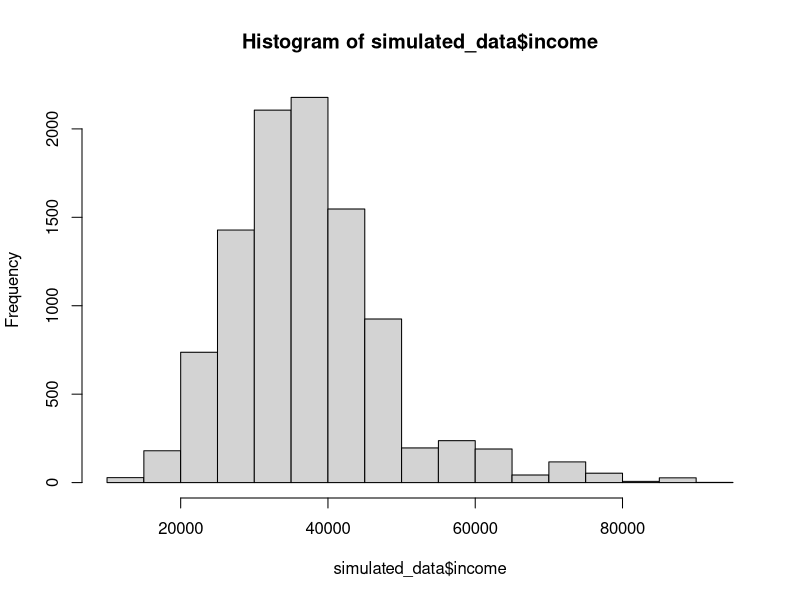

This figure's R source:
## ---- chunk 1
knitr::opts_chunk$set(echo = TRUE)
## ---- chunk 2
# load libraries 
library(tidyverse)
library(MASS)
library(dplyr)

# set seed 
set.seed(294)

# set number of data points
n <- 10000
## ---- chunk 3
# Noise set-up
noise_income <- 2000
#6000
#6500
#2000
noise_house_ownership <- 0.05
#0.09
#0.098
#0.05
noise_crime <- 0.05
#0.09
#0.098
#0.05

# Relationship of income to sensitive attributes and education
# linear relationship when set FALSE; else non-linearity introduced in form of interactions
non_linear_income <- FALSE

# missing data points set-up
# TRUE when dataset should contain missing values
missing_data <- TRUE

# Set-up for decision boundary
# Set to TRUE for non-linear decision boundary, FALSE for linear
non_linear <- TRUE 

# Scarcity of crime outcome
# Adjust threshold based on desired scarcity (e.g., target 10% crime rate)
target_crime_rate <- 0.04
#0.15

# Flipping target label (crime) to introduce more noise
swap_rate <- 0.005
# 0.005
#0.05
## ---- chunk 4
# gender
gender <- as.factor(sample(c("Female", "Male"), n, replace = TRUE))

# ethnicity
ethnicity <- sample(c("Minority", "Majority"), n, replace = TRUE, prob = c(0.35, 0.65))

# disability
disability <- sample(c("Yes", "No"), n, replace = TRUE, prob = c(0.07, 0.93))

# Define the levels of education
education_levels <- c("No High School", "High School", "Some College", "Bachelor's", "Master's", "Doctorate")
## ---- chunk 5
# Generate education levels with different probabilities for gender, ethnicity, and disability
education <- mapply(function(g, e, d) {
  if (d == "Yes") {
    sample(education_levels, size = 1, prob = c(0.4, 0.35, 0.15, 0.07, 0.02, 0.01))
  } else if (g == "Male" && e == "Majority") {
    sample(education_levels, size = 1, prob = c(0.264, 0.4, 0.2, 0.09, 0.04, 0.006))
  } else if (g == "Female" && e == "Majority") {
    sample(education_levels, size = 1, prob = c(0.21, 0.35, 0.25, 0.12, 0.06, 0.01))
  } else if (g == "Male" && e == "Minority") {
    sample(education_levels, size = 1, prob = c(0.35, 0.4, 0.15, 0.07, 0.02, 0.006))
  } else {
    sample(education_levels, size = 1, prob = c(0.3, 0.4, 0.2, 0.07, 0.02, 0.01))
  }
}, gender, ethnicity, disability)

education <- factor(education, levels = education_levels)
## ---- chunk 6
simulated_data <- data.frame(gender = gender, ethnicity = ethnicity, disability = disability, education = education)

table(simulated_data$gender, simulated_data$education)
table(simulated_data$ethnicity, simulated_data$education)
table(simulated_data$disability, simulated_data$education)
## ---- chunk 7
# Utility function to handle noise and probabilities
apply_noise_or_adjust_prob <- function(input_var, noise_sd = 0, prob_adjustment = 0, min_prob = 0, max_prob = 1, apply_sigmoid = FALSE, seed = NULL) {
  if (!is.null(seed)) set.seed(seed)
  
  if (noise_sd > 0) {
    noise <- rnorm(length(input_var), mean = 0, sd = noise_sd)
    input_var <- input_var + noise
  }
  
  if (prob_adjustment != 0) {
    input_var <- input_var + prob_adjustment
    input_var <- pmin(pmax(input_var, min_prob), max_prob)
  }
  
  if (apply_sigmoid) {
    input_var <- 1 / (1 + exp(-input_var))
  }
  
  return(input_var)
}
## ---- chunk 8
# Base income setup
base_income <- 30000

# Gender effect (Females earn less than Males)
gender_effect <- ifelse(gender == "Male", 7000, -3000)

# Ethnicity effect (Minorities earn less, mitigated by high education)
ethnicity_effect <- ifelse(ethnicity == "Minority", -5000, 0)
education_mitigation <- ifelse(education %in% c("Master's", "Doctorate"), 5000, 0)
ethnicity_effect <- ethnicity_effect + education_mitigation
ethnicity_effect <- ifelse(ethnicity_effect == 5000, 0, ethnicity_effect)

# Disability effect (People with disabilities earn less)
disability_effect <- ifelse(disability == "Yes", -7000, 0)

# Education effect (Higher education corresponds to higher income)
education_effect <- sapply(education, function(e) {
  switch(as.character(e),
         "No High School" = 0,
         "High School" = 5000,
         "Some College" = 10000,
         "Bachelor's" = 20000,
         "Master's" = 35000,
         "Doctorate" = 50000)
})

if(non_linear_income == TRUE){
  # Interaction effects for non-linear relationships
  interaction_effect <- mapply(function(g, e, et, d) {
    interaction_val <- 0
    
    # Interaction between gender and education
    if (g == "Female") {
      interaction_val <- interaction_val - (as.numeric(e) * 500)
    }
    
    # Interaction between ethnicity and education
    if (et == "Minority") {
      interaction_val <- interaction_val - (as.numeric(e) * 300)
    }
    
    # Interaction between disability and education
    if (d == "Yes") {
      interaction_val <- interaction_val - (as.numeric(e) * 200)
    }
    
    # Non-linear effect (example: square of education effect)
    if (non_linear) {
      interaction_val <- interaction_val + (as.numeric(e)^2 * 100)
    }
    
    return(interaction_val)
  }, gender, education, ethnicity, disability)
}

# Calculate the income
income <- base_income + gender_effect + ethnicity_effect + disability_effect + education_effect

# Add non-linear relationship (interaction effect)
if(non_linear_income == TRUE){
  income <- income + interaction_effect
}

# Add noise to the income
income <- apply_noise_or_adjust_prob(income, noise_sd = noise_income, seed = 456)

# Add income to the data frame
simulated_data$income <- income

# Summaries
print("Income of whole population")
summary(simulated_data$income)
print("Income male population")
summary(simulated_data[simulated_data$gender == "Male",]$income)
print("Income female population")
summary(simulated_data[simulated_data$gender == "Female",]$income)
print("Income majority population")
summary(simulated_data[simulated_data$ethnicity == "Majority",]$income)
print("Income minority population")
summary(simulated_data[simulated_data$ethnicity == "Minority",]$income)
print("Income population with disability")
summary(simulated_data[simulated_data$disability == "Yes",]$income)
print("Income population without disability")
summary(simulated_data[simulated_data$disability == "No",]$income)
print("Income of non-disabled, majority man")
summary(simulated_data[simulated_data$gender == "Male" & simulated_data$disability == "No" & simulated_data$ethnicity == "Majority",]$income)
print("Income of non-disabled, majority woman")
summary(simulated_data[simulated_data$gender == "Female" & simulated_data$disability == "No" & simulated_data$ethnicity == "Majority",]$income)
print("Income of non-disabled, minority woman")
summary(simulated_data[simulated_data$gender == "Female" & simulated_data$disability == "No" & simulated_data$ethnicity == "Minority",]$income)

# Plot income distribution
hist(simulated_data$income)
## ---- chunk 9
model_income <- glm(income ~ ., data = simulated_data)
summary(model_income)
## ---- chunk 10
# Define base probabilities for house ownership by education
base_probabilities <- sapply(education, function(e) {
  switch(as.character(e),
         "No High School" = 0.1,
         "High School" = 0.2,
         "Some College" = 0.3,
         "Bachelor's" = 0.5,
         "Master's" = 0.6,
         "Doctorate" = 0.7)
})

# Adjust probabilities based on income
income_effect <- (income - mean(income)) / sd(income) * 0.1
ownership_probabilities <- base_probabilities + income_effect

# Adjust probabilities for house ownership using utility function
ownership_probabilities <- apply_noise_or_adjust_prob(ownership_probabilities, noise_sd = noise_house_ownership, min_prob = 0, max_prob = 1, seed = 789)

# Determine house ownership using a threshold
set.seed(101112)  # Setting seed for reproducibility
house_ownership <- ifelse(runif(n) < ownership_probabilities, 1, 0)

# Add house ownership to the data frame
simulated_data$house_ownership <- house_ownership

# inspect house ownership
table(simulated_data$gender, simulated_data$house_ownership)
table(simulated_data$house_ownership, simulated_data$education)
table(simulated_data$disability, simulated_data$house_ownership)
table(simulated_data$ethnicity, simulated_data$house_ownership)
## ---- chunk 11
generate_new_variable <- function(data, existing_vars, coefficients, noise_sd, functional_form, binary = FALSE, cut_off = NULL, non_linear = FALSE) {
  
  # Ensure existing_vars and coefficients are of the same length
  if(length(existing_vars) != length(coefficients)) {
    stop("The number of existing variables and coefficients must be the same.")
  }
  
  # Extract the relevant columns from the data and convert to numeric
  vars <- data[, existing_vars]
  vars <- as.data.frame(lapply(vars, as.numeric))
  
  # Calculate the linear combination of variables and coefficients
  linear_combination <- as.matrix(vars) %*% coefficients
  
  # Add noise
  set.seed(123)  # Ensure reproducibility
  noise <- rnorm(nrow(data), mean = 0, sd = noise_sd)
  
  # Apply non-linear transformations if non_linear is TRUE
  if (non_linear) {
    if (functional_form == "linear") {
      new_var <- linear_combination^2 + noise  # Example: squaring the linear combination
    } else if (functional_form == "exp_linear") {
      new_var <- exp(linear_combination^2 + noise)
    } else if (functional_form == "power") {
      new_var <- (rowSums(vars^coefficients))^2 + noise
    } else if (functional_form == "exp_power") {
      new_var <- exp((rowSums(vars^coefficients))^2 + noise)
    } else if (functional_form == "sigmoid") {
      new_var <- 1 / (1 + exp(-linear_combination^2 - noise))
    } else if (functional_form == "log") {
      new_var <- rowSums(coefficients * log(abs(vars)^2 + 1)) + noise
    } else {
      stop("Invalid functional form selected.")
    }
  } else {
    # Keep the standard functional forms if non_linear is FALSE
    if (functional_form == "linear") {
      new_var <- linear_combination + noise
    } else if (functional_form == "exp_linear") {
      new_var <- exp(linear_combination + noise)
    } else if (functional_form == "power") {
      new_var <- rowSums(vars^coefficients) + noise
    } else if (functional_form == "exp_power") {
      new_var <- exp(rowSums(vars^coefficients) + noise)
    } else if (functional_form == "sigmoid") {
      new_var <- 1 / (1 + exp(-(linear_combination + noise)))
    } else if (functional_form == "log") {
      new_var <- rowSums(coefficients * log(abs(vars) + 1)) + noise  # +1 to avoid log(0)
    } else {
      stop("Invalid functional form selected.")
    }
  }
  
  # Convert to binary if specified
  if (binary) {
    if (is.null(cut_off)) {
      stop("A cut-off method (mean or median) must be specified for binary conversion.")
    } else if (cut_off == "mean") {
      new_var <- ifelse(new_var > mean(new_var), 1, 0)
    } else if (cut_off == "median") {
      new_var <- ifelse(new_var > median(new_var), 1, 0)
    } else {
      stop("Invalid cut-off method. Choose 'mean' or 'median'.")
    }
  }
  
  return(new_var)
}


# Example:
# new_var <- generate_new_variable(data = simulated_data, 
#                                  existing_vars = c("income", "education"),
#                                  coefficients = c(0.5, 1.5), 
#                                  noise_sd = 10, 
#                                  functional_form = "linear", 
#                                  binary = TRUE, 
#                                  cut_off = "mean",
#                                  non_linear = non_linear)
## ---- chunk 12
# 1st new variable
new_var <- generate_new_variable(data = simulated_data, 
                                  existing_vars = c("income", "education"),
                                  coefficients = c(0.5, 1.5), 
                                  noise_sd = 10, 
                                  functional_form = "linear", 
                                  binary = TRUE, 
                                  cut_off = "mean",
                                  non_linear = non_linear)

simulated_data$new_var <- new_var

var_glm <- glm(new_var ~ ., data = simulated_data)
summary(var_glm)

# 2nd new variable
if(non_linear == TRUE) {
   new_var2 <- generate_new_variable(data = simulated_data, 
                                    existing_vars = c("income", "education", "new_var"),
                                    coefficients = c(3.6, 0.7, 2.3), 
                                    noise_sd = 3, 
                                    functional_form = "log", 
                                    binary = FALSE, 
                                    cut_off = NULL,
                                    non_linear = non_linear) 
} else { 
  new_var2 <- generate_new_variable(data = simulated_data, 
                                  existing_vars = c("income", "education", "new_var"),
                                  coefficients = c(0.006, 3.7, 2.3), 
                                  noise_sd = 2, 
                                  functional_form = "linear", 
                                  binary = FALSE, 
                                  cut_off = NULL,
                                  non_linear = non_linear)
  new_var2 <- scale(new_var2)
}

simulated_data$new_var2 <- new_var2

var_glm <- glm(new_var2 ~ ., data = simulated_data)
summary(var_glm)

# 3rd variable
new_var3 <- generate_new_variable(data = simulated_data, 
                                  existing_vars = c("house_ownership", "new_var", "new_var2"),
                                  coefficients = c(0.12, 0.7, 0.03), 
                                  noise_sd = 4, 
                                  functional_form = "sigmoid", 
                                  binary = TRUE, 
                                  cut_off = "median",
                                  non_linear = non_linear)

simulated_data$new_var3 <- new_var3

var_glm <- glm(new_var3 ~ ., data = simulated_data)
summary(var_glm)

# 4th variable
new_var4 <- generate_new_variable(data = simulated_data, 
                                  existing_vars = c("house_ownership","income", "new_var3"),
                                  coefficients = c(-6.2, -0.0004, -13), 
                                  noise_sd = 6, 
                                  functional_form = "linear", 
                                  binary = FALSE, 
                                  cut_off = NULL,
                                  non_linear = non_linear)

simulated_data$new_var4 <- new_var4

var_glm <- glm(new_var4 ~ ., data = simulated_data)
summary(var_glm)

head(simulated_data)
## ---- chunk 13
# Sigmoid function
sigmoid <- function(x){
  1 / (1 + exp(-x))
}

if(non_linear == TRUE){
  # Linear Combination
  linear_combination <- -0.25 * as.numeric(simulated_data$education) +
                        -0.00008 * simulated_data$income +
                        -2.2 * simulated_data$house_ownership +
                        -1.2 * simulated_data$new_var +
                        0.0007 * simulated_data$new_var2 +
                        0.09 * simulated_data$new_var3 +
                        0.0009 * simulated_data$new_var4
} else {
  linear_combination <- -0.2 * as.numeric(simulated_data$education) +
                      -0.0003 * simulated_data$income +
                      -2.7 * simulated_data$house_ownership +
                      -1.2 * simulated_data$new_var +
                      0.0007 * simulated_data$new_var2 +
                      0.09 * simulated_data$new_var3 +
                      0.0009 * simulated_data$new_var4
}


# Adjustments for non-linear decision boundary
if(non_linear == TRUE){
  # Optional Non-Linear Terms
  non_linear_component <- -0.05 * (simulated_data$income)^2 + 
                          0.002 * (simulated_data$new_var * simulated_data$new_var2) + 
                          -0.03 * (simulated_data$income * as.numeric(simulated_data$education))
  # Adjust scope of values
  non_linear_component <- non_linear_component / median(non_linear_component)
  
  # Include upper-middle class criminality
  lower_bracket <- quantile(income, probs = 0.6)
  upper_bracket <- quantile(income, probs = 0.75)
  
  crime_increase <- ifelse(simulated_data$income > lower_bracket & simulated_data$income < upper_bracket, 1, 0)
  
  crime_increase_noise <- ifelse(crime_increase == 1, 
                                 rnorm(sum(crime_increase), mean = 0.5, sd = 0.05), 
                                 0)
  # Include lowered middle class crime
  lower_bracket <- quantile(income, probs = 0.35)
  upper_bracket <- quantile(income, probs = 0.50)
  
  crime_decrease <- ifelse(simulated_data$income > lower_bracket & simulated_data$income < upper_bracket, -1, 0)
  
  crime_decrease_noise <- ifelse(crime_decrease == -1, 
                                 rnorm(abs(sum(crime_decrease)), mean = -0.6, sd = 0.03), 
                                 0)
  
  # Add non-linearity to education
  # Increase for higher education
  crime_increase_education <- ifelse(simulated_data$education == "Master's" | simulated_data$education == "Doctorate", 
                                     sample(c(0,1), 100, replace = TRUE, prob = c(0.80, 0.20)), 
                                     0)
  crime_increase_education_noise <- ifelse(crime_increase_education == 1, 
                                 rnorm(sum(crime_increase_education), mean = 1, sd = 0.003), 
                                 0)
  
  # Decrease for High School
  crime_decrease_education <- ifelse(simulated_data$education == "High School", 
                                     sample(c(0,-1), 100, replace = TRUE, prob = c(0.80, 0.20)), 
                                     0)
  crime_decrease_education_noise <- ifelse(crime_decrease_education == -1, 
                                 rnorm(abs(sum(crime_decrease_education)), mean = -0.5, sd = 0.3), 
                                 0)  


  # Combine linear and non-linear components
  combined_effect <- linear_combination - non_linear_component + crime_increase + crime_increase_noise + crime_decrease + crime_decrease_noise + crime_increase_education + crime_increase_education_noise + crime_decrease_education + crime_decrease_education_noise
  } else {
    combined_effect <- linear_combination
  }

# Normalize the combined effect and convert back to vector
combined_effect <- as.vector(scale(combined_effect, center = TRUE, scale = TRUE)) # Ensure it's a vector

# Calculate crime probability using sigmoid function
crime_prob <- sigmoid(combined_effect)

# Introduce noise
noise <- rnorm(length(crime_prob), mean = 0, sd = noise_crime)
crime_prob <- pmin(pmax(crime_prob + noise, 0), 1)

# Obtain binariry classifications
# Dynamic Threshold Adjustment
# Adjust threshold based on desired scarcity in set-up at beginning of the R markdown (e.g., target 10% crime rate)
scarcity_threshold <- quantile(crime_prob, 1 - target_crime_rate, na.rm = TRUE)
  
if(non_linear == FALSE) {
  # Generate binary crime variable based on adjusted threshold
  simulated_data$crime <- ifelse(crime_prob > scarcity_threshold, 1, 0)
} else {
  # Split crime_prob into two groups: above and below scarcity_threshold
  above_threshold <- which(crime_prob > scarcity_threshold)
  below_threshold <- which(crime_prob <= scarcity_threshold)
  
  # Identify the bottom 20% below the threshold
  bottom_20_below_threshold <- below_threshold[crime_prob[below_threshold] <= quantile(crime_prob[below_threshold], 0.2)]
  
  # Randomly select 70% from above the threshold and 30% from the bottom 20% below the threshold
  set.seed(123) # Ensure reproducibility
  selected_above <- sample(above_threshold, size = floor(0.9 * length(above_threshold)), replace = FALSE)
  selected_below <- sample(bottom_20_below_threshold, size = floor(0.1 * length(above_threshold)), replace = FALSE)
  
  # Combine both selections
  final_selection <- c(selected_above, selected_below)
  
  # Initialize simulated_data$crime as zeros (no crime) for everyone
  simulated_data$crime <- 0
  
  # Assign crime = 1 to the selected cases
  simulated_data$crime[final_selection] <- 1
}


# Summarize the new crime variable
summary(simulated_data$crime)
table(simulated_data$crime)
## ---- chunk 14
# select indices
swap_indices <- sample(1:n, size = round(n * swap_rate, 0), replace = FALSE)

# re-classify cases to opposite outcome
simulated_data$crime[swap_indices] <- ifelse(simulated_data$crime[swap_indices] == 1, 0, 1)
## ---- chunk 15
crime_model <- glm(crime ~ ., data = simulated_data)
summary(crime_model)
## ---- chunk 16
create_missing_values <- function(data, var_names, proportion = NULL, num_missing = NULL, 
                                  type = c("random", "distribution", "dependent", "sensitive"),
                                  dist_params = list(), 
                                  open_var = NULL, 
                                  sensitive_var = NULL) {
  
  # Convert proportion to num_missing if proportion is given
  if (!is.null(proportion)) {
    num_missing <- floor(proportion * nrow(data))
  }
  
  if (is.null(num_missing)) {
    stop("Either proportion or num_missing must be provided.")
  }
  
  # Case 1: Completely Random Missing Values
  if (type == "random") {
    for (var_name in var_names) {
      missing_indices <- sample(1:nrow(data), num_missing, replace = FALSE)
      data[missing_indices, var_name] <- NA
    }
  }
  
  # Case 2: Missing Values Based on a Distribution
  if (type == "distribution") {
    if (length(var_names) != 1) {
      stop("For distribution-based missingness, provide exactly one variable.")
    }
    
    var_name <- var_names[1]
    if (is.numeric(data[[var_name]])) {
      # Quantile-based probability for continuous variables
      quantiles <- quantile(data[[var_name]], probs = c(0.25, 0.5, 0.75, 1.0), na.rm = TRUE)
      probabilities <- c(0.7, 0.3, 0.1, 0.3)  # Example: Increase missingness probability across quantiles
      data$missing_prob <- cut(data[[var_name]], breaks = c(-Inf, quantiles), labels = probabilities, include.lowest = TRUE)
      data$missing_prob <- as.numeric(as.character(data$missing_prob))
    } else {
      # Category-based probability for categorical variables
      categories <- levels(factor(data[[var_name]]))
      probabilities <- seq(0.1, 0.7, length.out = length(categories))
      prob_map <- setNames(probabilities, categories)
      data$missing_prob <- prob_map[as.character(data[[var_name]])]
    }
    data$missing_prob[is.na(data$missing_prob)] <- 0
    missing_indices <- order(-data$missing_prob)[1:num_missing]
    data[missing_indices, var_name] <- NA
    data$missing_prob <- NULL  # Clean up
  }
  
  # Case 3: Missing Values Dependent on Other Variables
  if (type == "dependent") {
    if (is.null(open_var) || length(var_names) != 1) {
      stop("For dependent missingness, provide exactly one target variable and at least one open_var.")
    }
    
    var_name <- var_names[1]
    linear_combination <- 0
    for (var in open_var) {
      linear_combination <- linear_combination + as.numeric(data[[var]])
    }
    probabilities <- 1 / (1 + exp(-linear_combination))  # Sigmoid function to calculate probabilities
    data$missing_prob <- probabilities
    missing_indices <- order(-data$missing_prob)[1:num_missing]
    data[missing_indices, var_name] <- NA
    data$missing_prob <- NULL  # Clean up
  }
  
  # Case 4: Missing Values Dependent on Sensitive Characteristics
  if (type == "sensitive") {
    if (is.null(sensitive_var) || length(var_names) != 1) {
      stop("For sensitive missingness, provide exactly one target variable and at least one sensitive_var.")
    }
    
    var_name <- var_names[1]
    
    # Assuming 'ethnicity' and 'disability' are categorical with minority values as 'minority', 'disabled'
    probabilities <- ifelse(data$ethnicity == "minority" | data$disability == "disabled", 0.7, 0.1)
    
    # Apply probabilities for missingness (higher for minority/disability)
    data$missing_prob <- probabilities
    
    # Select indices for missing values
    missing_indices <- order(-data$missing_prob)[1:num_missing]
    data[missing_indices, var_name] <- NA
    data$missing_prob <- NULL  # Clean up
  }
  
  return(data)
}

# Simulate missing data according to the specified scenarios
if (missing_data == TRUE) {
  # Adding random missing values
  simulated_data <- create_missing_values(simulated_data, var_names = c("income", "education"), 
                                          proportion = 0.03, type = "random")

  # Adding sensitive-based missing values (income: more missing for minorities and disabled)
  simulated_data <- create_missing_values(simulated_data, var_names = "income", 
                                          proportion = 0.06, type = "sensitive",
                                          sensitive_var = c("ethnicity", "disability"))

  # Adding dependent missing values (new_var4: based on income and education)
  simulated_data <- create_missing_values(simulated_data, var_names = "new_var4", 
                                          proportion = 0.05, type = "dependent", 
                                          open_var = c("income", "education"))

  # Adding sensitive-dependent missing values (house_ownership: more missing for females and minorities)
  simulated_data <- create_missing_values(simulated_data, var_names = "house_ownership", 
                                          proportion = 0.02, type = "sensitive", 
                                          sensitive_var = c("gender", "ethnicity"))
  
  # Overview of NA values
  table(is.na(simulated_data$income))
}
